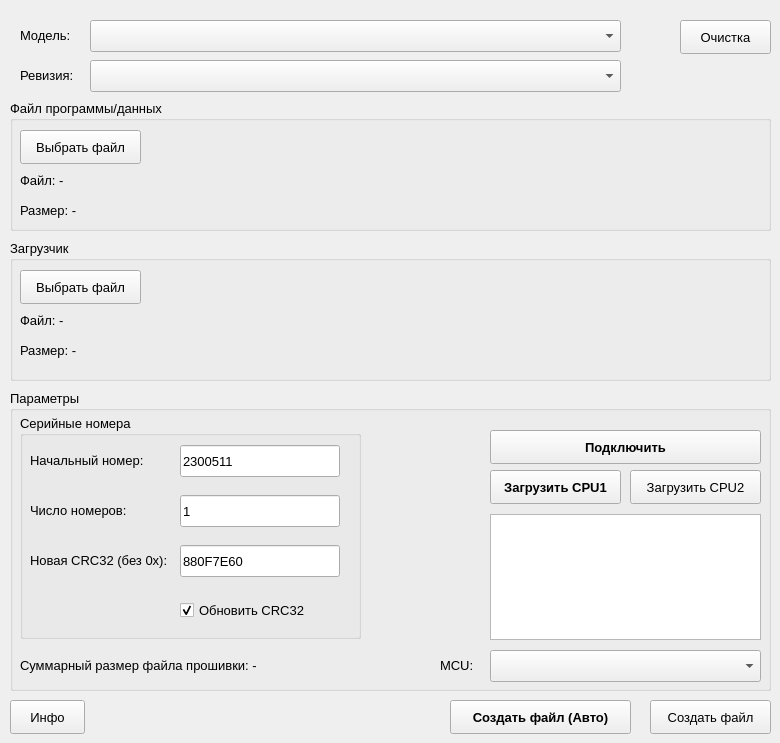
      <widget class="QWidget" name="StartFirmwareMenu">
       <attribute name="title">
        <string>Начальная прошивка</string>
       </attribute>
       <widget class="QGroupBox" name="grpProgramDataFile">
        <property name="geometry">
         <rect>
          <x>10</x>
          <y>100</y>
          <width>761</width>
          <height>131</height>
         </rect>
        </property>
        <property name="font">
         <font>
          <pointsize>10</pointsize>
         </font>
        </property>
        <property name="title">
         <string>Файл программы/данных</string>
        </property>
        <widget class="QPushButton" name="btnChooseProgramDataFile">
         <property name="geometry">
          <rect>
           <x>10</x>
           <y>30</y>
           <width>121</width>
           <height>34</height>
          </rect>
         </property>
         <property name="font">
          <font>
           <pointsize>10</pointsize>
          </font>
         </property>
         <property name="cursor">
          <cursorShape>PointingHandCursor</cursorShape>
         </property>
         <property name="text">
          <string>Выбрать файл</string>
         </property>
        </widget>
        <widget class="QLabel" name="lblProgramDataFileSize">
         <property name="geometry">
          <rect>
           <x>10</x>
           <y>100</y>
           <width>721</width>
           <height>21</height>
          </rect>
         </property>
         <property name="font">
          <font>
           <pointsize>10</pointsize>
          </font>
         </property>
         <property name="text">
          <string>Размер: -</string>
         </property>
        </widget>
        <widget class="QLabel" name="lblProgramDataFileName">
         <property name="geometry">
          <rect>
           <x>10</x>
           <y>70</y>
           <width>721</width>
           <height>21</height>
          </rect>
         </property>
         <property name="font">
          <font>
           <pointsize>10</pointsize>
          </font>
         </property>
         <property name="text">
          <string>Файл: -</string>
         </property>
         <property name="wordWrap">
          <bool>true</bool>
         </property>
        </widget>
       </widget>
       <widget class="QLabel" name="lblRevision">
        <property name="geometry">
         <rect>
          <x>20</x>
          <y>25</y>
          <width>61</width>
          <height>21</height>
         </rect>
        </property>
        <property name="font">
         <font>
          <pointsize>10</pointsize>
         </font>
        </property>
        <property name="text">
         <string>Модель:</string>
        </property>
       </widget>
       <widget class="QComboBox" name="cmbRevision">
        <property name="geometry">
         <rect>
          <x>90</x>
          <y>60</y>
          <width>531</width>
          <height>32</height>
         </rect>
        </property>
        <property name="font">
         <font>
          <pointsize>10</pointsize>
         </font>
        </property>
        <property name="cursor">
         <cursorShape>ArrowCursor</cursorShape>
        </property>
       </widget>
       <widget class="QGroupBox" name="grpParameters">
        <property name="geometry">
         <rect>
          <x>10</x>
          <y>390</y>
          <width>761</width>
          <height>301</height>
         </rect>
        </property>
        <property name="font">
         <font>
          <pointsize>10</pointsize>
         </font>
        </property>
        <property name="title">
         <string>Параметры</string>
        </property>
        <widget class="QGroupBox" name="grpSerialNumbers">
         <property name="geometry">
          <rect>
           <x>10</x>
           <y>25</y>
           <width>341</width>
           <height>224</height>
          </rect>
         </property>
         <property name="font">
          <font>
           <pointsize>10</pointsize>
          </font>
         </property>
         <property name="title">
          <string>Серийные номера</string>
         </property>
         <widget class="QCheckBox" name="chkUpdateCrc32">
          <property name="enabled">
           <bool>true</bool>
          </property>
          <property name="geometry">
           <rect>
            <x>160</x>
            <y>180</y>
            <width>131</width>
            <height>31</height>
           </rect>
          </property>
          <property name="font">
           <font>
            <pointsize>10</pointsize>
           </font>
          </property>
          <property name="text">
           <string>Обновить CRC32</string>
          </property>
          <property name="checked">
           <bool>true</bool>
          </property>
         </widget>
         <widget class="QLineEdit" name="editNumberOfSerials">
          <property name="geometry">
           <rect>
            <x>160</x>
            <y>80</y>
            <width>160</width>
            <height>32</height>
           </rect>
          </property>
          <property name="text">
           <string>1</string>
          </property>
         </widget>
         <widget class="QLineEdit" name="editInitialSerialNumber">
          <property name="geometry">
           <rect>
            <x>160</x>
            <y>30</y>
            <width>160</width>
            <height>32</height>
           </rect>
          </property>
          <property name="text">
           <string>2300511</string>
          </property>
         </widget>
         <widget class="QLineEdit" name="editNewCrc32">
          <property name="geometry">
           <rect>
            <x>160</x>
            <y>130</y>
            <width>160</width>
            <height>32</height>
           </rect>
          </property>
          <property name="text">
           <string>880F7E60</string>
          </property>
         </widget>
         <widget class="QLabel" name="lblNewCrc32">
          <property name="geometry">
           <rect>
            <x>10</x>
            <y>130</y>
            <width>141</width>
            <height>31</height>
           </rect>
          </property>
          <property name="font">
           <font>
            <pointsize>10</pointsize>
           </font>
          </property>
          <property name="text">
           <string>Новая CRC32 (без 0x):</string>
          </property>
         </widget>
         <widget class="QLabel" name="lblInitialSerialNumber">
          <property name="geometry">
           <rect>
            <x>10</x>
            <y>30</y>
            <width>131</width>
            <height>31</height>
           </rect>
          </property>
          <property name="font">
           <font>
            <pointsize>10</pointsize>
           </font>
          </property>
          <property name="text">
           <string>Начальный номер:</string>
          </property>
         </widget>
         <widget class="QLabel" name="lblNumberOfSerials">
          <property name="geometry">
           <rect>
            <x>10</x>
            <y>80</y>
            <width>121</width>
            <height>31</height>
           </rect>
          </property>
          <property name="font">
           <font>
            <pointsize>10</pointsize>
           </font>
          </property>
          <property name="text">
           <string>Число номеров:</string>
          </property>
         </widget>
        </widget>
        <widget class="QLabel" name="lblTotalFirmwareSize">
         <property name="geometry">
          <rect>
           <x>10</x>
           <y>260</y>
           <width>401</width>
           <height>31</height>
          </rect>
         </property>
         <property name="font">
          <font>
           <pointsize>10</pointsize>
          </font>
         </property>
         <property name="text">
          <string>Суммарный размер файла прошивки: -</string>
         </property>
        </widget>
        <widget class="QPushButton" name="btnUploadCPU1">
         <property name="geometry">
          <rect>
           <x>480</x>
           <y>80</y>
           <width>131</width>
           <height>34</height>
          </rect>
         </property>
         <property name="font">
          <font>
           <pointsize>10</pointsize>
           <bold>true</bold>
          </font>
         </property>
         <property name="cursor">
          <cursorShape>PointingHandCursor</cursorShape>
         </property>
         <property name="text">
          <string>Загрузить CPU1</string>
         </property>
        </widget>
        <widget class="QTextEdit" name="logTextEdit">
         <property name="enabled">
          <bool>true</bool>
         </property>
         <property name="geometry">
          <rect>
           <x>480</x>
           <y>124</y>
           <width>271</width>
           <height>126</height>
          </rect>
         </property>
         <property name="readOnly">
          <bool>true</bool>
         </property>
        </widget>
        <widget class="QLabel" name="lblConnectionStatus">
         <property name="geometry">
          <rect>
           <x>360</x>
           <y>130</y>
           <width>111</width>
           <height>111</height>
          </rect>
         </property>
         <property name="font">
          <font>
           <family>Segoe UI</family>
           <pointsize>14</pointsize>
           <bold>false</bold>
          </font>
         </property>
         <property name="text">
          <string/>
         </property>
         <property name="alignment">
          <set>Qt::AlignmentFlag::AlignCenter</set>
         </property>
        </widget>
        <widget class="QPushButton" name="btnConnect">
         <property name="geometry">
          <rect>
           <x>480</x>
           <y>40</y>
           <width>271</width>
           <height>34</height>
          </rect>
         </property>
         <property name="font">
          <font>
           <pointsize>10</pointsize>
           <bold>true</bold>
          </font>
         </property>
         <property name="cursor">
          <cursorShape>PointingHandCursor</cursorShape>
         </property>
         <property name="text">
          <string>Подключить</string>
         </property>
        </widget>
        <widget class="QComboBox" name="cmbTargetMCU">
         <property name="geometry">
          <rect>
           <x>480</x>
           <y>260</y>
           <width>271</width>
           <height>32</height>
          </rect>
         </property>
        </widget>
        <widget class="QPushButton" name="btnUploadCPU2">
         <property name="geometry">
          <rect>
           <x>620</x>
           <y>80</y>
           <width>131</width>
           <height>34</height>
          </rect>
         </property>
         <property name="cursor">
          <cursorShape>PointingHandCursor</cursorShape>
         </property>
         <property name="text">
          <string>Загрузить CPU2</string>
         </property>
        </widget>
        <widget class="QLabel" name="label">
         <property name="geometry">
          <rect>
           <x>430</x>
           <y>260</y>
           <width>51</width>
           <height>31</height>
          </rect>
         </property>
         <property name="text">
          <string>MCU:</string>
         </property>
        </widget>
       </widget>
       <widget class="QPushButton" name="btnCreateFileManual">
        <property name="geometry">
         <rect>
          <x>650</x>
          <y>700</y>
          <width>121</width>
          <height>34</height>
         </rect>
        </property>
        <property name="font">
         <font>
          <pointsize>10</pointsize>
          <bold>false</bold>
         </font>
        </property>
        <property name="cursor">
         <cursorShape>PointingHandCursor</cursorShape>
        </property>
        <property name="text">
         <string>Создать файл</string>
        </property>
       </widget>
       <widget class="QPushButton" name="btnCreateFileAuto">
        <property name="geometry">
         <rect>
          <x>450</x>
          <y>700</y>
          <width>181</width>
          <height>34</height>
         </rect>
        </property>
        <property name="font">
         <font>
          <pointsize>10</pointsize>
          <bold>true</bold>
         </font>
        </property>
        <property name="cursor">
         <cursorShape>PointingHandCursor</cursorShape>
        </property>
        <property name="text">
         <string>Создать файл (Авто)</string>
        </property>
       </widget>
       <widget class="QPushButton" name="btnShowInfo">
        <property name="geometry">
         <rect>
          <x>10</x>
          <y>700</y>
          <width>75</width>
          <height>34</height>
         </rect>
        </property>
        <property name="font">
         <font>
          <pointsize>10</pointsize>
         </font>
        </property>
        <property name="cursor">
         <cursorShape>PointingHandCursor</cursorShape>
        </property>
        <property name="text">
         <string>Инфо</string>
        </property>
       </widget>
       <widget class="QGroupBox" name="grpLoaderFile">
        <property name="geometry">
         <rect>
          <x>10</x>
          <y>240</y>
          <width>761</width>
          <height>141</height>
         </rect>
        </property>
        <property name="font">
         <font>
          <pointsize>10</pointsize>
         </font>
        </property>
        <property name="title">
         <string>Загрузчик</string>
        </property>
        <widget class="QPushButton" name="btnChooseLoaderFile">
         <property name="geometry">
          <rect>
           <x>10</x>
           <y>30</y>
           <width>121</width>
           <height>34</height>
          </rect>
         </property>
         <property name="font">
          <font>
           <pointsize>10</pointsize>
          </font>
         </property>
         <property name="cursor">
          <cursorShape>PointingHandCursor</cursorShape>
         </property>
         <property name="text">
          <string>Выбрать файл</string>
         </property>
        </widget>
        <widget class="QLabel" name="lblLoaderFileSize">
         <property name="geometry">
          <rect>
           <x>10</x>
           <y>100</y>
           <width>721</width>
           <height>21</height>
          </rect>
         </property>
         <property name="font">
          <font>
           <pointsize>10</pointsize>
          </font>
         </property>
         <property name="text">
          <string>Размер: -</string>
         </property>
        </widget>
        <widget class="QLabel" name="lblLoaderFileName">
         <property name="geometry">
          <rect>
           <x>10</x>
           <y>70</y>
           <width>721</width>
           <height>21</height>
          </rect>
         </property>
         <property name="font">
          <font>
           <pointsize>10</pointsize>
          </font>
         </property>
         <property name="text">
          <string>Файл: -</string>
         </property>
         <property name="wordWrap">
          <bool>true</bool>
         </property>
        </widget>
       </widget>
       <widget class="QPushButton" name="btnClearRevision">
        <property name="geometry">
         <rect>
          <x>680</x>
          <y>20</y>
          <width>91</width>
          <height>34</height>
         </rect>
        </property>
        <property name="font">
         <font>
          <pointsize>10</pointsize>
         </font>
        </property>
        <property name="cursor">
         <cursorShape>PointingHandCursor</cursorShape>
        </property>
        <property name="text">
         <string>Очистка</string>
        </property>
       </widget>
       <widget class="QLabel" name="lblRevision_2">
        <property name="geometry">
         <rect>
          <x>20</x>
          <y>60</y>
          <width>61</width>
          <height>31</height>
         </rect>
        </property>
        <property name="font">
         <font>
          <pointsize>10</pointsize>
         </font>
        </property>
        <property name="text">
         <string>Ревизия:</string>
        </property>
       </widget>
       <widget class="QComboBox" name="cmbDevModel">
        <property name="geometry">
         <rect>
          <x>90</x>
          <y>20</y>
          <width>531</width>
          <height>32</height>
         </rect>
        </property>
        <property name="font">
         <font>
          <pointsize>10</pointsize>
         </font>
        </property>
        <property name="cursor">
         <cursorShape>ArrowCursor</cursorShape>
        </property>
       </widget>
      </widget>
